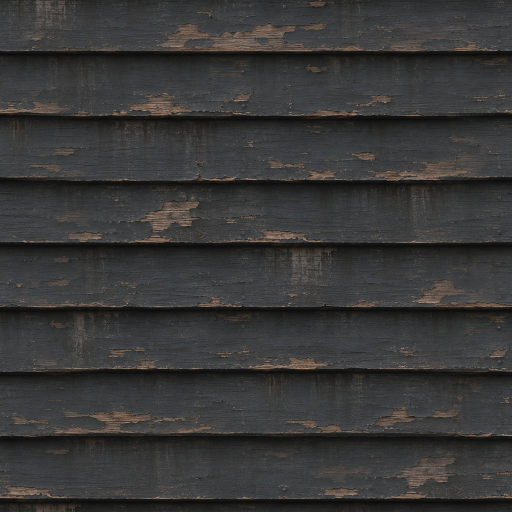
#> input picture long-lines/assets/surfaces/ext_clapboard_charcoal.jpg, 1024 x 1024 px (shown at 1/2 size)
$ python -i vision.py   (imports and definitions only)
#> lines starting #> are read from the running program, lines starting #| are printed output that depends on the picture; after the words box and inside, x2 and y2 are one past the last pixel; in counts of white or black regions, pixels touching at a corner belong together
#> further down, picture is the input picture: PIL image 1024x1024 RGB; mean R, G, B 56.5, 55.9, 55.5
"""Local learned image correspondence for the existing reference-sheet intake."""
import hashlib
import os
from pathlib import Path

import cv2
import numpy as np
from PIL import Image

MODEL_URL = 'https://huggingface.co/onnx-community/dinov2-small/resolve/ef1fb10/onnx/model.onnx'
MODEL_HASH = 'f22797eabf810a75e41de68d378541ebea372122b25c4ce3ef25ff618250c20a'


# [15 lines left out: function model_file, not called in this run]


class DenseVision:
    # [185 lines left out: functions __init__, features, match, refine, role, face_color and 2 more, not called in this run]


def overlap(a, b):
    area = max(0, min(a[2], b[2])-max(a[0], b[0])) * \
        max(0, min(a[3], b[3])-max(a[1], b[1]))
    return area/max(1, min((a[2]-a[0])*(a[3]-a[1]), (b[2]-b[0])*(b[3]-b[1])))


def rectangular_components(image):
    gray = cv2.cvtColor(np.asarray(image), cv2.COLOR_RGB2GRAY)
    edges = cv2.morphologyEx(cv2.Canny(gray, 40, 100),
                             cv2.MORPH_CLOSE, np.ones((2, 2), np.uint8))
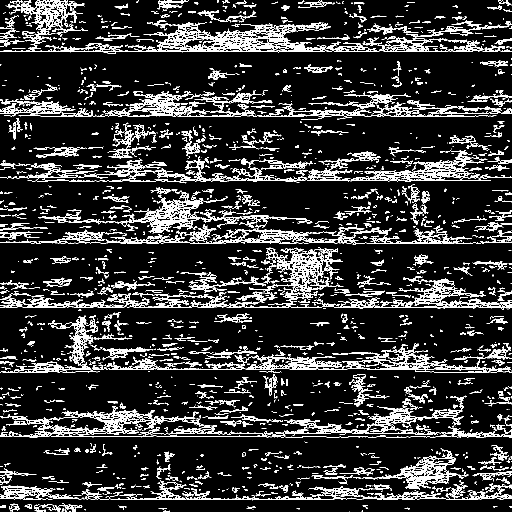
#> edges: shape (1024, 1024) (shown at 1/2 size); 15.1% white; 1410 white regions (729 under 20 px)
    contours, _ = cv2.findContours(
        edges, cv2.RETR_LIST, cv2.CHAIN_APPROX_SIMPLE)
#> contours = 4044 contours, 2717 with area under 20; largest, box (x1, y1, x2, y2) and area: (0, 811, 1024, 876) 23246, (0, 0, 1024, 107) 23105, (0, 494, 687, 616) 15300, (0, 300, 1024, 367) 13459, (0, 182, 1024, 234) 12957
    result = []
    for contour in contours:
        x, y, w, h = cv2.boundingRect(contour)
        if min(w, h) < 4 or w > image.width*.22 or h > image.height*.14:
            continue
        polygon = cv2.approxPolyDP(
            contour, .04*cv2.arcLength(contour, True), True)
        if len(polygon) == 4 and cv2.isContourConvex(polygon) and cv2.contourArea(polygon) > w*h*.5:
            box = [x, y, x+w, y+h]
            if not any(overlap(box, r['box']) > .8 for r in result):
                result.append({'box': box, 'area': w*h})
#> this loop made 4044 passes
#> (x, y, w, h, box) on passes 80, 94, 101, 147, 216, 247, 398, 482, 673, 732, 770, 943: (853, 991, 15, 5, [853, 991, 868, 996]), (18, 989, 21, 6, [18, 989, 39, 995]), (330, 988, 9, 9, [330, 988, 339, 997]), (69, 982, 8, 9, [69, 982, 77, 991]), (9, 972, 38, 8, [9, 972, 47, 980]), (832, 962, 12, 5, [832, 962, 844, 967]), (865, 915, 47, 13, [865, 915, 912, 928]), (101, 866, 16, 7, [101, 866, 117, 873]), (760, 838, 11, 5, [760, 838, 771, 843]), (889, 830, 19, 6, [889, 830, 908, 836]), (878, 824, 19, 5, [878, 824, 897, 829]), (572, 758, 4, 14, [572, 758, 576, 772])
#> (x, y, w, h) on passes 1, 2, 4, 5, 6, 7: (698, 1023, 1, 1), (122, 1023, 1, 1), (327, 1021, 13, 3), (77, 1020, 7, 4), (723, 1020, 3, 4), (88, 1019, 4, 4)
#> after the loop, result = 36 items
    return result


# [100 lines left out: function compact_parts, not called in this run]

>>> from PIL import Image
>>> picture = Image.open('../../assets/surfaces/ext_clapboard_charcoal.jpg')
>>> result = rectangular_components(picture)
#> result = 36 items

$ run again, on long-lines/assets/surfaces/ext_corrugated_rust.jpg
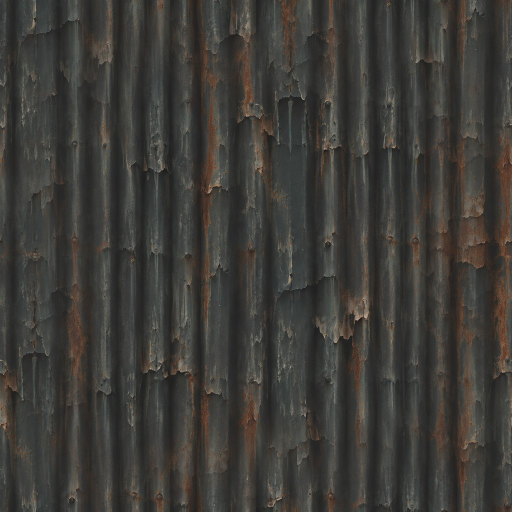
#> input picture long-lines/assets/surfaces/ext_corrugated_rust.jpg, 1024 x 1024 px (shown at 1/2 size)
#> picture is the input picture: PIL image 1024x1024 RGB; mean R, G, B 61.7, 59.9, 55.7
#> in rectangular_components, `edges = cv2.morphologyEx(cv2.Canny(gray, 40, 100), cv2.MORPH_CLOSE, np..`:
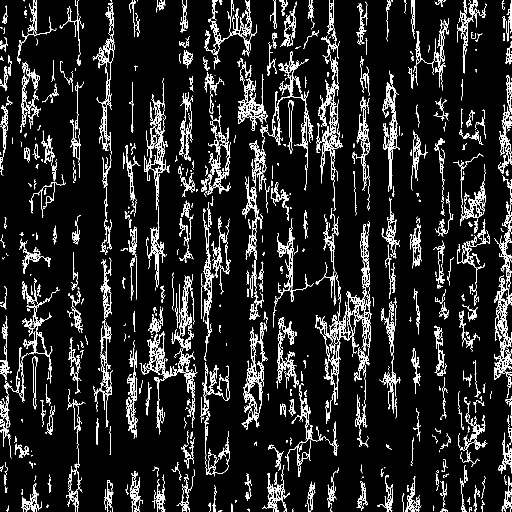
#> edges: shape (1024, 1024) (shown at 1/2 size); 10.3% white in thin lines or dots
#> contours = 2600 contours, 1632 with area under 20; largest, box (x1, y1, x2, y2) and area: (630, 442, 743, 895) 8702, (484, 103, 618, 640) 5426, (279, 548, 395, 856) 4895, (988, 350, 1024, 795) 4538, (483, 645, 535, 859) 3404
#> the loop in rectangular_components, `for contour in contours:` made 2600 passes
#> (x, y, w, h, box) on passes 421, 549, 773, 835, 897, 955, 1147, 1207: (256, 813, 9, 30, [256, 813, 265, 843]), (214, 757, 9, 18, [214, 757, 223, 775]), (503, 691, 8, 23, [503, 691, 511, 714]), (71, 669, 21, 39, [71, 669, 92, 708]), (9, 654, 5, 24, [9, 654, 14, 678]), (732, 640, 6, 22, [732, 640, 738, 662]), (730, 573, 10, 28, [730, 573, 740, 601]), (785, 550, 6, 15, [785, 550, 791, 565])
#> after the loop in rectangular_components, `for contour in contours:`: result = 18 items
